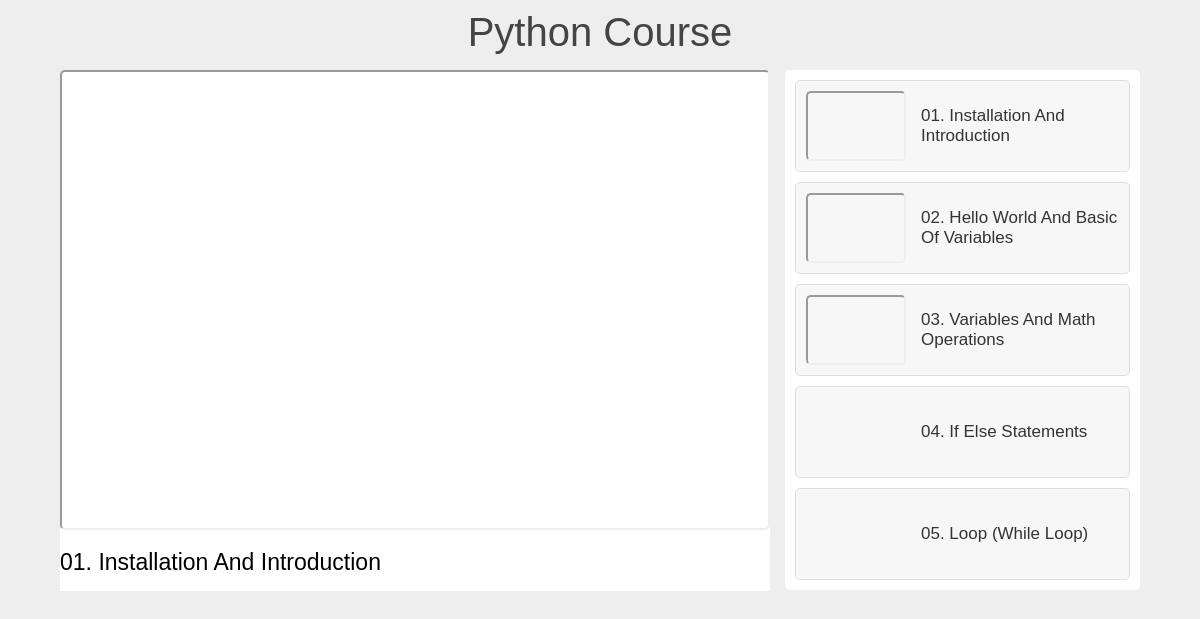
Page /coursesdetails.php?id=1 on the committed database.
### tables this page shows
CREATE TABLE `coursetable` (
  `id` int(11) NOT NULL,
  `coursename` varchar(20) NOT NULL,
  `description` varchar(500) NOT NULL,
  `image` varchar(100) NOT NULL,
  `title1` varchar(250) NOT NULL,
  `url1` text NOT NULL,
  `title2` varchar(250) NOT NULL,
  `url2` text NOT NULL,
  `title3` varchar(250) NOT NULL,
  `url3` text NOT NULL,
  `title4` varchar(250) NOT NULL,
  `url4` text NOT NULL,
  `title5` varchar(250) NOT NULL,
  `url5` text NOT NULL
);

### coursesdetails.php (the view, shortened to what this page needs)
<?php
require('include/connect.inc.php');
$getid = $_GET['id'];
$sql = "SELECT * FROM coursetable WHERE id=$getid";
$result = mysqli_query($conn, $sql);
?>
<?php
$course = mysqli_fetch_array($result);
$coursename = $course['coursename'];
$url1 = $course['url1'];
$title1 = $course['title1'];
$url2 = $course['url2'];
$title2 = $course['title2'];
$url3 = $course['url3'];
$title3 = $course['title3'];
$url4 = $course['url4'];
$title4 = $course['title4'];
$url5 = $course['url5'];
$title5 = $course['title5'];
?>
<!DOCTYPE html>
<html lang="en">
<head>
    <link rel="stylesheet" href="css/video.css">
</head>
<body>
    <h3 class="heading"> <?php echo $coursename ?> Course</h3>
    <div class="container">
        <div class="main-iframe">
            <div class="iframe">
                <iframe src="<?php echo $url1 ?>" allowfullscreen></iframe>
                <h3 class="title"> 01. <?php echo $title1 ?> </h3>
            </div>
        </div>
        <div class="iframe-list">
            <div class="vid active">
                <iframe src="<?php echo $url1 ?>" allowfullscreen></iframe>
                <h3 class="title">01. <?php echo $title1 ?> </h3>
            </div>
            <div class="vid">
                <iframe src="<?php echo $url2 ?>" allowfullscreen></iframe>
                <h3 class="title" title>02. <?php echo $title2 ?></h3>
            </div>
            <div class="vid">
                <iframe src="<?php echo $url3 ?>" allowfullscreen></iframe>
                <h3 class="title" title>03. <?php echo $title3 ?></h3>
            </div>
            <div class="vid">
                <iframe src="<?php echo $url4 ?>" title="YouTube video player" frameborder="0" allowfullscreen></iframe>
                <h3 class=" title">04. <?php echo $title4 ?> </h3>
            </div>
            <div class="vid">
                <iframe src="<?php echo $url5 ?>" title="YouTube video player" frameborder="0" allowfullscreen></iframe>
                <h3 class=" title">05. <?php echo $title5 ?> </h3>
            </div>
        </div>
    </div>
</body>
</html>

### css/video.css (style rules this page uses)
* { margin:0; padding: 0; box-sizing: border-box; text-transform: capitalize; font-family: 'Kalpurush', Verdana, 'Geneva', Tahoma, sans-serif; font-weight: normal; }
body { background: #eee; }
.heading { color: #444; font-size: 40px; text-align: center; padding: 10px; }
.container { display: grid; grid-template-columns: 2fr 1fr; gap: 15px; align-items: flex-start; padding: 5px 5%; }
.container .main-iframe { background: #fff; border-radius: 5px; }
.container .main-iframe iframe { width: 100%; height: 460px; border-radius: 5px; padding: 10px; }
.container .main-iframe .title { background: #fff; font-size: 23px; padding-top: 15px; padding-bottom: 15px; color: #000; }
.container .iframe-list { background: #fff; border-radius: 5px; height: 520px; overflow-y: scroll; }
.container .iframe-list .vid iframe { width: 100px; height: 70px; border-radius: 5px; }
.container .iframe-list .vid { display: flex; align-items: center; gap: 15px; background: #f7f7f7; border-radius: 5px; margin: 10px; padding: 10px; border: 1px solid rgba(0, 0, 0, .1); cursor: pointer; }
.container .iframe-list .vid .title { color: #333; font-size: 17px; }

### rows in the picture
coursetable: coursename "Python", title1 "Installation And Introduction", title2 "Hello World And Basic Of Variables", title3 "Variables And Math Operations", title4 "If Else Statements", title5 "Loop (While Loop)"
